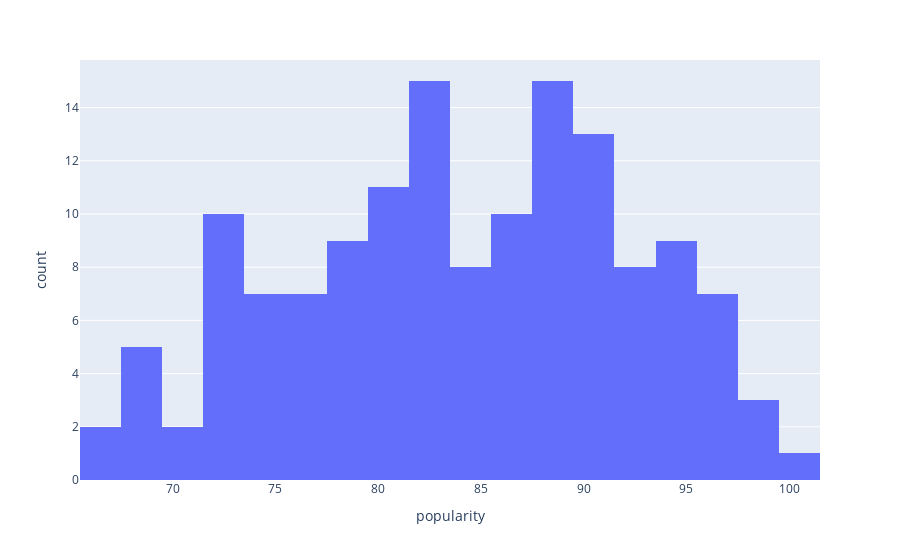

Notebook cell for this chart:
### Code cell
fig = px.histogram(tracks, x='popularity', nbins=20)
fig.show()

### Figure 1 — Plotly figure (JSON) as saved in the notebook; plotly's stock layout.template omitted (floating-point values rounded to 4 significant figures; data arrays with more than 128 entries replaced by an {"elided": "..."} marker saying what was removed)
{"data": [{"alignmentgroup": "True", "bingroup": "x", "hovertemplate": "popularity=%{x}<br>count=%{y}<extra></extra>", "legendgroup": "", "marker": {"color": "#636efa"}, "name": "", "nbinsx": 20, "offsetgroup": "", "orientation": "v", "showlegend": false, "type": "histogram", "x": {"elided": "142 int values"}, "xaxis": "x", "yaxis": "y"}], "layout": {"barmode": "relative", "legend": {"tracegroupgap": 0}, "margin": {"t": 60}, "xaxis": {"anchor": "y", "domain": [0, 1], "title": {"text": "popularity"}}, "yaxis": {"anchor": "x", "domain": [0, 1], "title": {"text": "count"}}}}
